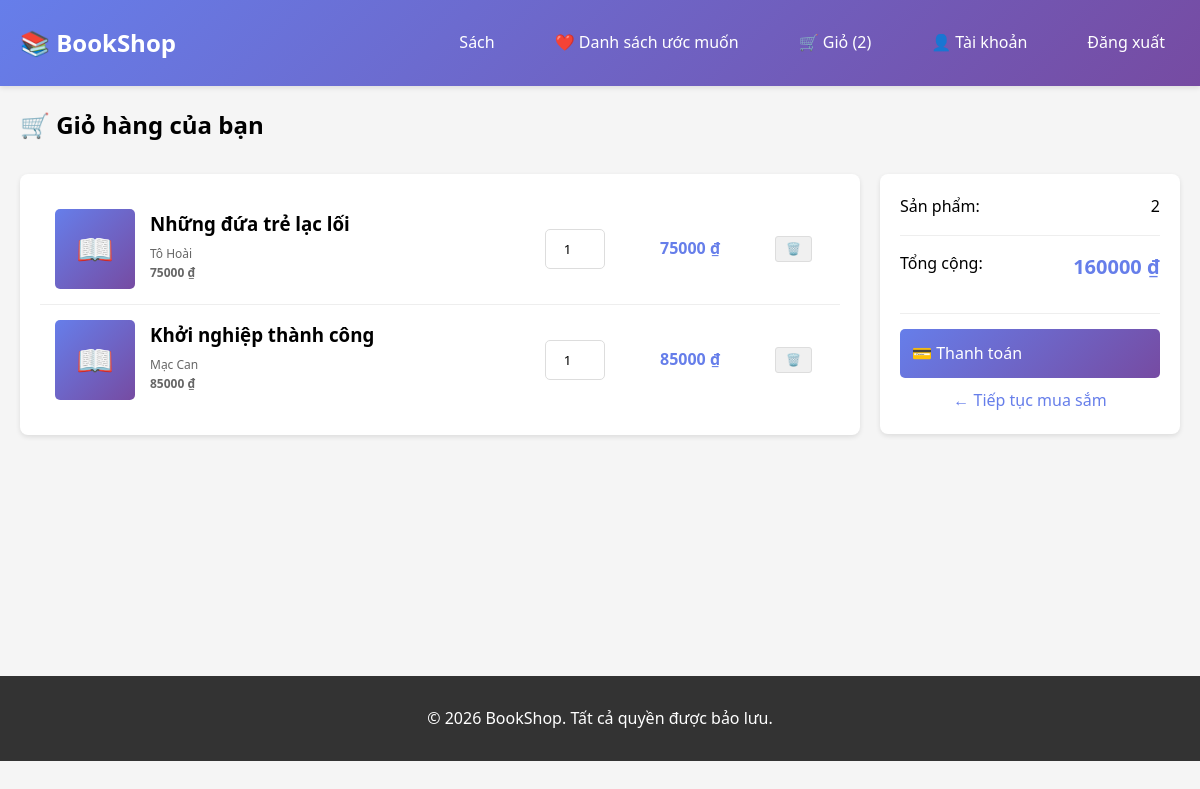
/cart/ (signed in), run on an earlier commit of the app's database.
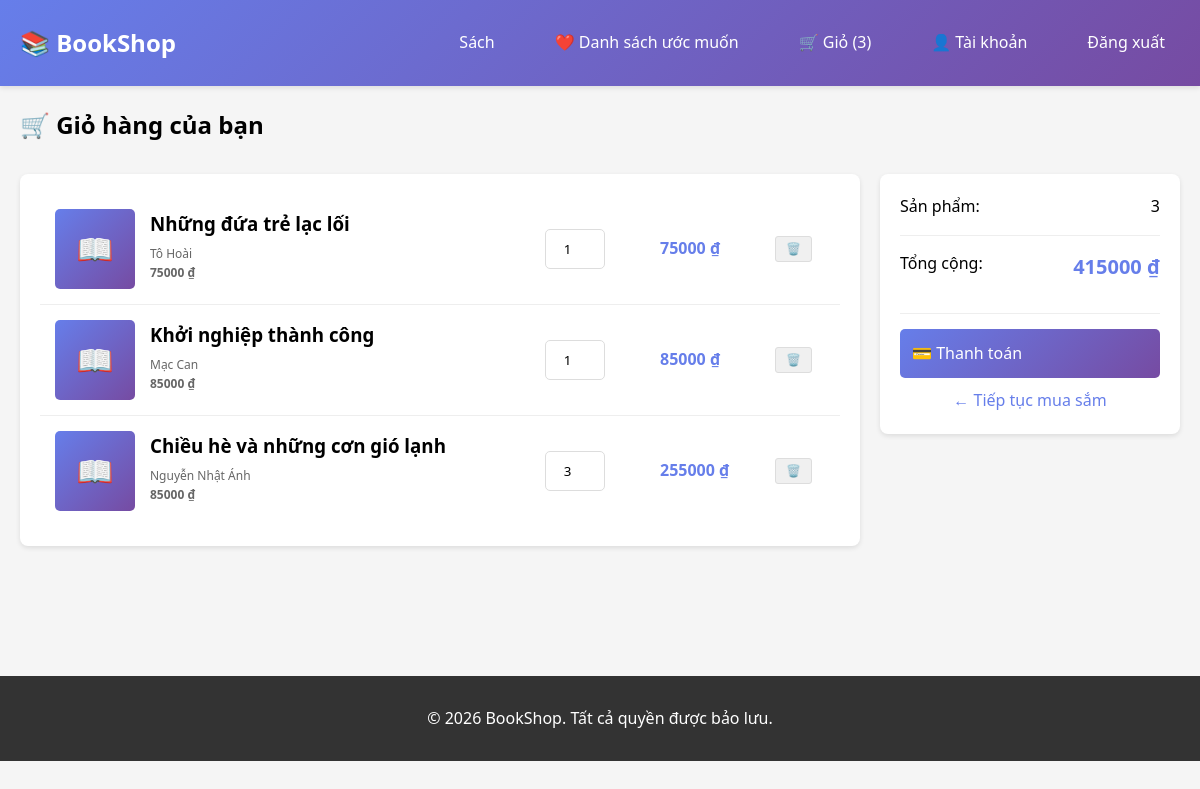
And on a later commit of the database.
### core/models/cart_item.py (models this page shows, shortened)
class CartItem(models.Model):
    id = models.AutoField(primary_key=True)
    cart = models.ForeignKey(Cart, on_delete=models.CASCADE, related_name='items')
    book = models.ForeignKey(Book, on_delete=models.CASCADE)
    quantity = models.IntegerField(validators=[MinValueValidator(1)])
    added_at = models.DateTimeField(auto_now_add=True)
    class Meta:
        app_label = 'core'
        db_table = 'core_cart_item'
        unique_together = ('cart', 'book')

### core/models/book.py (models this page shows, shortened)
class Book(models.Model):
    id = models.AutoField(primary_key=True)
    title = models.CharField(max_length=255)
    author = models.ForeignKey('Author', on_delete=models.SET_NULL, null=True, blank=True)
    publisher = models.ForeignKey('Publisher', on_delete=models.SET_NULL, null=True, blank=True)
    category = models.ForeignKey('Category', on_delete=models.SET_NULL, null=True, blank=True, related_name='books')
    translator = models.ForeignKey('Translator', on_delete=models.SET_NULL, null=True, blank=True)
    price = models.DecimalField(max_digits=10, decimal_places=2)
    stock = models.IntegerField(default=0)
    description = models.TextField(blank=True, null=True)
    language = models.CharField(max_length=50, default='en')
    isbn = models.CharField(max_length=20, unique=True, blank=True, null=True)
    publication_date = models.DateField(blank=True, null=True)
    created_at = models.DateTimeField(auto_now_add=True)
    updated_at = models.DateTimeField(auto_now=True)
    class Meta:
        app_label = 'core'
        db_table = 'core_book'

### core/models/author.py (models this page shows, shortened)
class Author(models.Model):
    id = models.AutoField(primary_key=True)
    name = models.CharField(max_length=255)
    bio = models.TextField(blank=True, null=True)
    address = models.CharField(max_length=255, blank=True, null=True)
    phone = models.CharField(max_length=20, blank=True, null=True)
    email = models.EmailField(blank=True, null=True)
    date_joined = models.DateTimeField(auto_now_add=True)
    class Meta:
        app_label = 'core'
        db_table = 'core_author'

### core/views.py (the view)
# urls.py: path('cart/', views.cart_view, name='cart_view'),
def cart_view(request):
    if 'customer_id' not in request.session:
        return redirect('core:login')
    try:
        customer = Customer.objects.get(id=request.session['customer_id'])
        cart = Cart.objects.get(customer=customer, is_active=True)
        cart_items = CartItem.objects.filter(cart=cart).select_related('book')
        total_price = sum(item.book.price * item.quantity for item in cart_items)
        context = get_context(request)
        context.update({
            'cart': cart,
            'cart_items': cart_items,
            'total_price': total_price,
        })
        return render(request, 'core/cart.html', context)
    except (Customer.DoesNotExist, Cart.DoesNotExist):
        return redirect('core:login')

### core/views.py (called while the page is built)
def get_context(request):
    context = {'is_logged_in': 'customer_id' in request.session}
    if 'customer_id' in request.session:
        try:
            customer = Customer.objects.get(id=request.session['customer_id'])
            context['customer'] = customer
            context['cart_count'] = CartItem.objects.filter(
                cart__customer=customer,
                cart__is_active=True
            ).count()
        except Customer.DoesNotExist:
            del request.session['customer_id']
    return context

### core/templates/core/cart.html (shortened to what this page needs)
{% extends "core/base.html" %}
{% block content %}
<h2 style="margin-bottom: 30px;">🛒 Giỏ hàng của bạn</h2>
{% if cart_items %}
    <div class="cart-container">
        <div class="cart-items">
            {% for item in cart_items %}
                <div class="cart-item">
                    <div class="item-info">
                        <div class="item-image">📖</div>
                        <div class="item-details">
                            <h3>{{ item.book.title }}</h3>
                            <p>{{ item.book.author.name }}</p>
                            <p class="item-price">{{ item.book.price|floatformat:0 }} ₫</p>
                        </div>
                    </div>
                    <div class="item-quantity">
                        <form method="POST" action="{% url 'core:update_cart_item' item.id %}">
                            <input type="number" name="quantity" value="{{ item.quantity }}" min="1">
                        </form>
                    </div>
                    <div class="item-price">
                        {% widthratio item.book.price 1 item.quantity %} ₫
                    </div>
                    <div class="item-actions">
                        <form method="POST" action="{% url 'core:remove_from_cart' item.id %}" style="display:inline;">
                            <button type="submit">🗑️</button>
                        </form>
                    </div>
                </div>
            {% endfor %}
        </div>
        <div class="cart-summary">
            <div class="summary-row">
                <span>Sản phẩm:</span>
                <span>{{ cart_items|length }}</span>
            </div>
            <div class="summary-row">
                <span>Tổng cộng:</span>
                <span class="summary-total">{{ total_price|floatformat:0 }} ₫</span>
            </div>
            <a href="{% url 'core:checkout' %}" class="btn checkout-btn">💳 Thanh toán</a>
            <a href="{% url 'core:book_list' %}" class="continue-shopping">← Tiếp tục mua sắm</a>
        </div>
    </div>
{% else %}
    <div class="empty-cart">
        <h3>Giỏ hàng trống</h3>
        <p style="color: #666; margin: 20px 0;">Bạn chưa thêm sản phẩm nào vào giỏ hàng.</p>
        <a href="{% url 'core:book_list' %}" class="btn">← Quay lại mua sắm</a>
    </div>
{% endif %}
{% endblock %}

### core/templates/core/base.html (shortened to what this page needs)
<!DOCTYPE html>
<html lang="vi">
<head>
</head>
<body>
    <header>
        <div class="header-container">
            <a href="{% url 'core:book_list' %}" class="logo">📚 BookShop</a>
            <nav>
                <a href="{% url 'core:book_list' %}">Sách</a>
                {% if is_logged_in %}
                    <a href="{% url 'core:wishlist_view' %}">❤️ Danh sách ước muốn</a>
                    <a href="{% url 'core:cart_view' %}">🛒 Giỏ ({{ cart_count }})</a>
                    <a href="{% url 'core:account_view' %}">👤 Tài khoản</a>
                    <a href="{% url 'core:logout' %}">Đăng xuất</a>
                {% else %}
                    <a href="{% url 'core:login' %}">Đăng nhập</a>
                    <a href="{% url 'core:register' %}">Đăng ký</a>
                {% endif %}
            </nav>
        </div>
    </header>
    <div class="container">
        <div class="content">
            {% block content %}{% endblock %}
        </div>
    </div>
    <footer>
        <p>&copy; 2026 BookShop. Tất cả quyền được bảo lưu.</p>
    </footer>
</body>
</html>

### core/templates/core/base.html (style rules this page uses)
* { margin: 0; padding: 0; box-sizing: border-box; }
body { font-family: 'Segoe UI', Tahoma, Geneva, Verdana, sans-serif; background-color: #f5f5f5; line-height: 1.6; }
header { background: linear-gradient(135deg, #667eea 0%, #764ba2 100%); color: white; padding: 20px 0; box-shadow: 0 2px 5px rgba(0,0,0,0.1); position: sticky; top: 0; z-index: 100; }
.header-container { max-width: 1200px; margin: 0 auto; padding: 0 20px; display: flex; justify-content: space-between; align-items: center; }
.logo { font-size: 24px; font-weight: bold; text-decoration: none; color: white; }
nav { display: flex; gap: 30px; align-items: center; }
nav a { color: white; text-decoration: none; padding: 10px 15px; border-radius: 5px; transition: background 0.3s; }
.container { max-width: 1200px; margin: 0 auto; padding: 20px; }
.content { min-height: 500px; }
footer { background-color: #333; color: white; text-align: center; padding: 30px 20px; margin-top: 50px; }
button, .btn { background: linear-gradient(135deg, #667eea 0%, #764ba2 100%); color: white; border: none; padding: 10px 20px; border-radius: 5px; cursor: pointer; text-decoration: none; display: inline-block; transition: transform 0.2s, box-shadow 0.2s; }
input[type="text"], input[type="email"], input[type="password"], input[type="number"], select, textarea { width: 100%; padding: 10px; margin: 10px 0; border: 1px solid #ddd; border-radius: 5px; font-family: inherit; }

### core/templates/core/cart.html (style rules this page uses)
.cart-container { display: grid; grid-template-columns: 1fr 300px; gap: 20px; }
.cart-items { background: white; border-radius: 8px; padding: 20px; box-shadow: 0 2px 5px rgba(0,0,0,0.1); }
.cart-item { display: grid; grid-template-columns: 1fr 100px 100px 50px; gap: 15px; padding: 15px; border-bottom: 1px solid #eee; align-items: center; }
.cart-item:last-child { border-bottom: none; }
.item-info { display: flex; gap: 15px; }
.item-image { width: 80px; height: 80px; background: linear-gradient(135deg, #667eea 0%, #764ba2 100%); border-radius: 5px; display: flex; align-items: center; justify-content: center; color: white; font-size: 30px; }
.item-details h3 { margin-bottom: 5px; }
.item-details p { color: #666; font-size: 12px; }
.item-price { font-weight: bold; color: #667eea; }
.item-quantity input { width: 60px; text-align: center; }
.item-actions { display: flex; gap: 5px; }
.item-actions form { display: inline; }
.item-actions button { padding: 5px 10px; font-size: 12px; background: #f0f0f0; color: #333; border: 1px solid #ddd; border-radius: 3px; cursor: pointer; }
.cart-summary { background: white; border-radius: 8px; padding: 20px; box-shadow: 0 2px 5px rgba(0,0,0,0.1); height: fit-content; }
.summary-row { display: flex; justify-content: space-between; margin-bottom: 15px; padding-bottom: 15px; border-bottom: 1px solid #eee; }
.summary-total { font-size: 20px; font-weight: bold; color: #667eea; text-align: center; margin-bottom: 15px; }
.checkout-btn { width: 100%; padding: 12px; font-size: 16px; }
.continue-shopping { display: block; text-align: center; margin-top: 10px; color: #667eea; text-decoration: none; }

What changed in the data, as far as the page shows it:
added CartItem: book "Chiều hè và những cơn gió lạnh", book.author.name "Nguyễn Nhật Ánh", book.price "85000", quantity "3", book+quantity "255000"
Also different on the page:
{{ cart_count }}: "2" → "3"
{{ cart_items|length }}: "2" → "3"
{{ total_price|floatformat:0 }}: "160000" → "415000"
